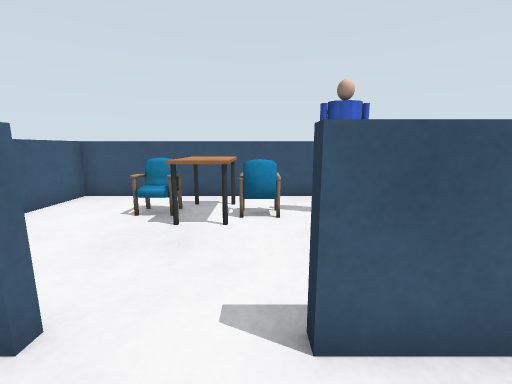
View 1 (above)

20 first-person views from a walk through a world built for the Gazebo simulator. The camera is 0.9 m above the floor, tilts 10° down and sees 90° across. The floor is counted in squares, 0.5 m on a side. Each view is taken from the middle of a square. On the plan, view 1 faces up. The plan holds only what a view shows up to about 15 squares ahead; the rest is blank. Simple shapes stand in for some stock models.

View 2
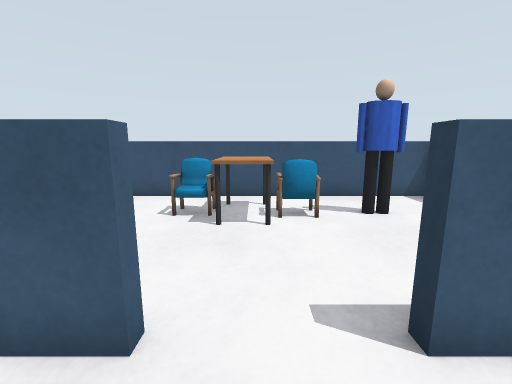

View 3
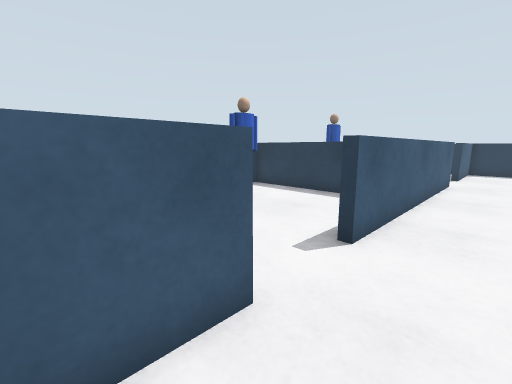

View 4
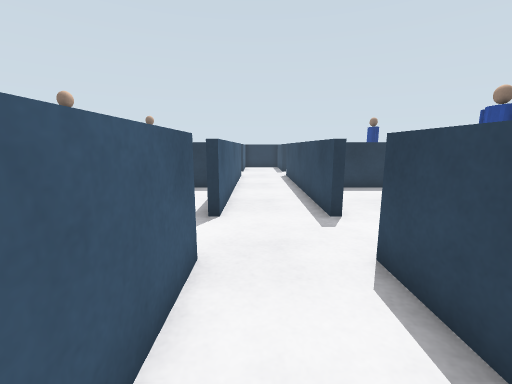

View 5
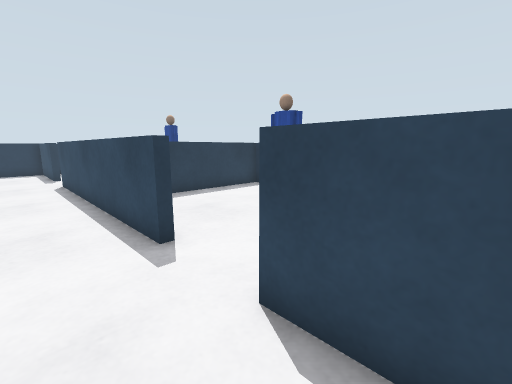

View 6
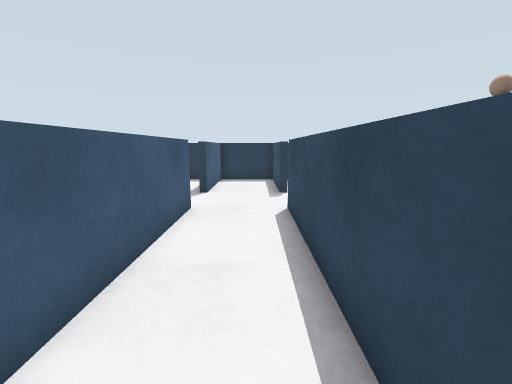

View 7
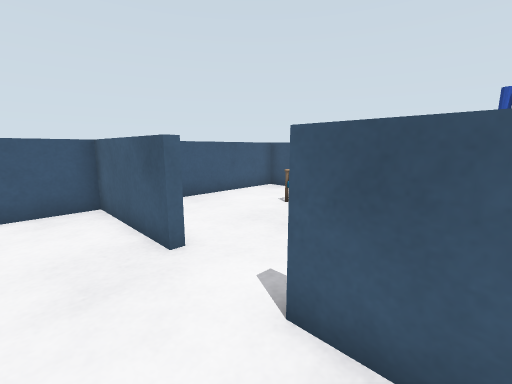

View 8
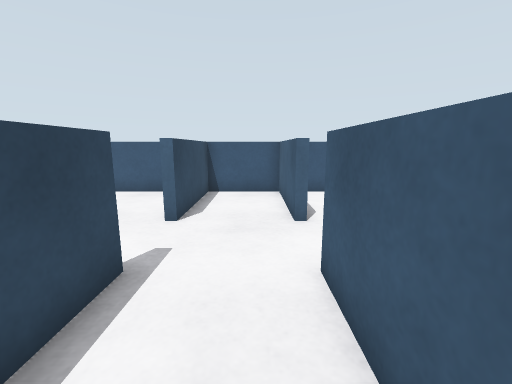

View 9
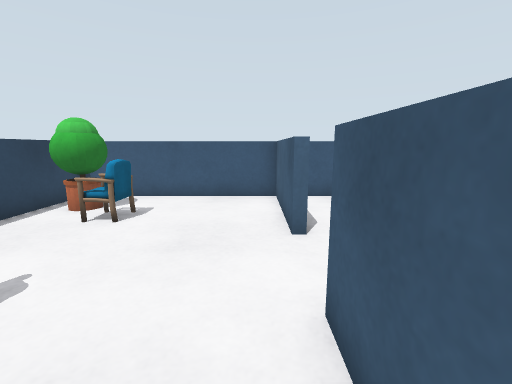

View 10
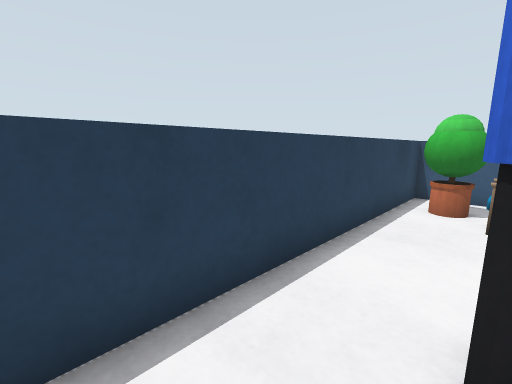

View 11
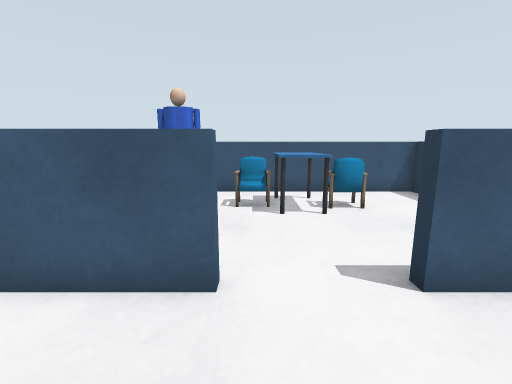

View 12
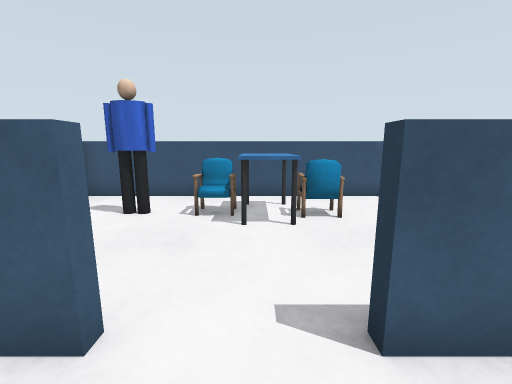

View 13
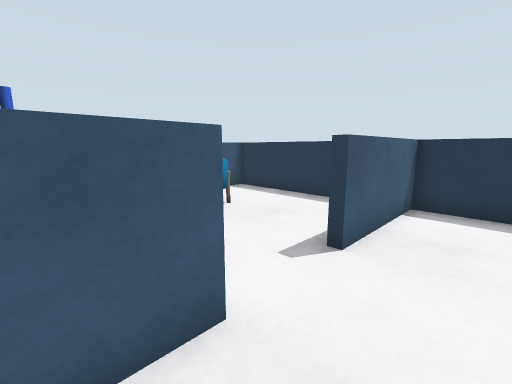

View 14
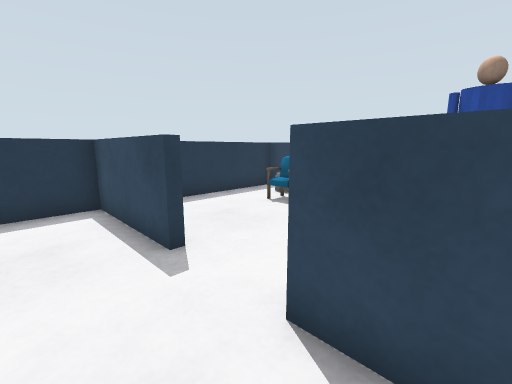

View 15
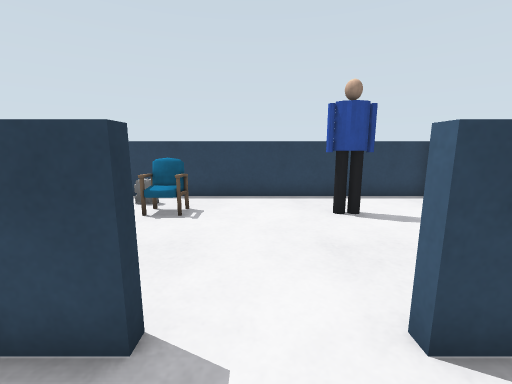

View 16
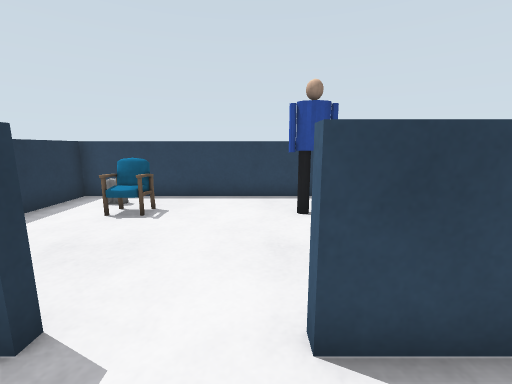

View 17
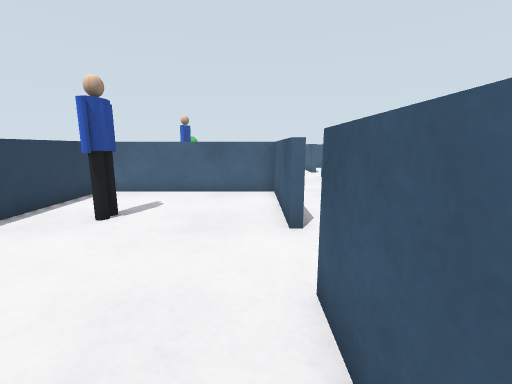

View 18
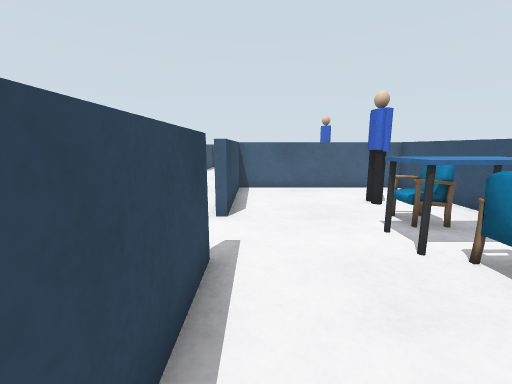

View 19
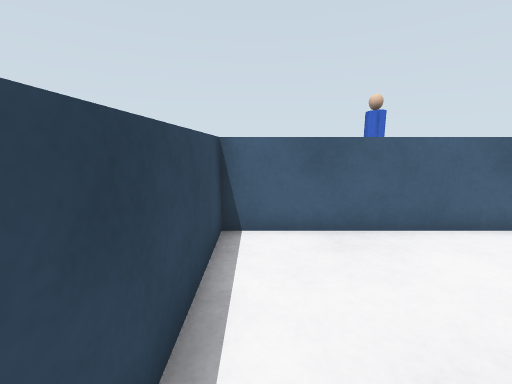

View 20
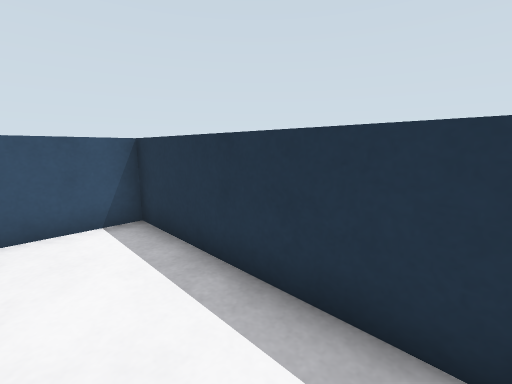

### Floor plan
Points are (right, up) in squares from view 1. A wall is a line through its corners. A room is listed if a view was taken in it or the views show most of it. See-through windows are left out.
Room 1 (views 1, 2, 3, 4, 5, 6, 7, 8, 11, 12, 13, 14, 15, 16)
walls: (0.5, -1.2) (0.5, -1) (10.5, -1); (10.5, 1.9) (0.5, 1.9); (-2.1, 1.9) (-6.3, 1.9); (13.1, -1.2) (13.1, -1) (17.4, -1); (-6.3, -1) (-2, -1); (17.4, 1.9) (13, 1.9)
low walls: (-6.3, 1.9) (-6.3, -1); (17.4, -1) (17.4, 1.9)
ways out: opening at (-1, -1) to room 2; opening at (12, -1) to room 3; opening at (12, 2) to room 4; opening at (-1, 2) to room 5
Room 2 (views 9, 10)
walls: (2.4, -1.2) (0.5, -1.2); (-6.3, -8.3) (5.4, -8.3)
low walls: (-2, -1.2) (-6.3, -1.2) (-6.3, -8.3); (5.4, -8.3) (5.4, -2.9)
ways out: opening at (-1, -1) to room 1; gap at (-5, -8)
objects: plant (-5, -7) to (-4, -7); chair (-4, -6) to (-3, -6); person (1, -6) to (2, -6)
Room 3 (view 17)
walls: (15.4, -1.2) (13.1, -1.2)
low walls: (10.5, -1.2) (5.7, -1.2) (5.7, -7.8); (5.8, -8.3) (17.4, -8.3) (17.4, -3.5)
ways out: opening at (12, -1) to room 1
objects: person (9, -6) to (10, -6); chair (14, -6) to (15, -6); other object (15, -7) to (16, -7)
Room 4 (views 18, 19, 20)
walls: (13, 2.3) (16.4, 2.3); (17.4, 2.8) (17.4, 9.3) (5.7, 9.3); (5.7, 2.3) (10.5, 2.3) (10.5, 1.9)
low walls: (5.7, 9.3) (5.7, 2.3)
ways out: opening at (12, 2) to room 1
objects: person (8, 7) to (9, 7); chair (11, 7); bench (12, 6) to (13, 8); chair (13, 6) to (14, 7)
Room 5 (no view inside)
walls: (-2.1, 2.4) (-2.1, 1.9)
low walls: (5.4, 3.1) (5.4, 9.3) (-6.3, 9.3) (-6.3, 3.1)
ways out: opening at (-1, 2) to room 1
objects: chair (-3, 7) to (-2, 7); desk (-2, 6) to (-1, 8); chair (0, 7); person (2, 7) to (3, 7)

Where each view was taken, in squares from view 1:
view 1: 0 up, 0 right, facing up
view 2: 0 up, 1 left, facing up
view 3: 0 up, 4 left, facing up-right
view 4: 1 up, 6 left, facing right
view 5: 1 up, 4 left, facing down-right
view 6: 0 up, 3 right, facing right
view 7: 0 up, 2 right, facing up-left
view 8: 1 up, 4 right, facing left
view 9: 2 down, 3 right, facing left
view 10: 6 down, 4 right, facing down-left
view 11: 1 down, 11 right, facing up
view 12: 0 up, 12 right, facing up
view 13: 0 up, 9 right, facing up-right
view 14: 1 up, 9 right, facing down-right
view 15: 1 up, 12 right, facing down
view 16: 1 up, 11 right, facing down
view 17: 2 down, 16 right, facing left
view 18: 3 up, 17 right, facing left
view 19: 3 up, 11 right, facing left
view 20: 3 up, 15 right, facing up-right
